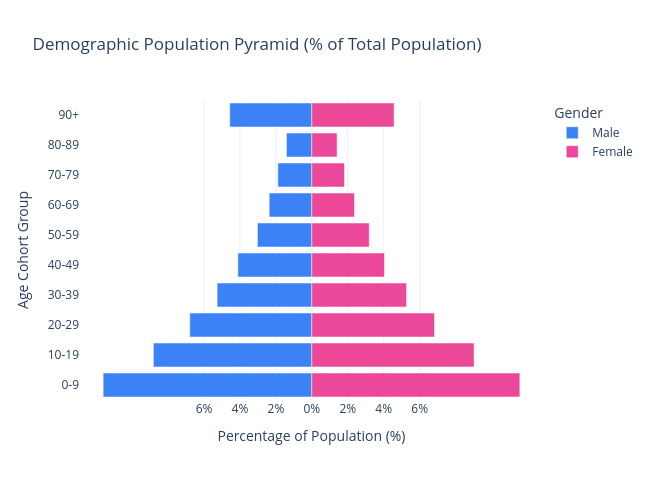

Notebook source saved alongside this figure:
### Markdown cell above
## Mirrored Population Pyramid Plot

Using Plotly, we render the population pyramid by overlaying positive female values (right side) and negative male values (left side) along a shared horizontal axis, applying custom styling and formatting.

### Code cell
# Convert structures to standard lists for JSON serialization compatibility
age_groups = list(df_pct.index)
male_pcts = [float(v) for v in df_pct['Male_Negative']]
female_pcts = [float(v) for v in df_pct['Female']]

fig = go.Figure()

# 1. Male Bar Chart Trace (Left Side)
fig.add_trace(go.Bar(
    y=age_groups,
    x=male_pcts,
    orientation='h',
    name='Male',
    marker_color='#3B82F6',
    hoverinfo='text',
    hovertext=[f"Age {grp}: {abs(val):.2f}% Male" for grp, val in zip(age_groups, male_pcts)]
))

# 2. Female Bar Chart Trace (Right Side)
fig.add_trace(go.Bar(
    y=age_groups,
    x=female_pcts,
    orientation='h',
    name='Female',
    marker_color='#EC4899',
    hoverinfo='text',
    hovertext=[f"Age {grp}: {val:.2f}% Female" for grp, val in zip(age_groups, female_pcts)]
))

# Configure horizontal axis styling
fig.update_layout(
    title='Demographic Population Pyramid (% of Total Population)',
    barmode='relative',
    xaxis=dict(
        title='Percentage of Population (%)',
        tickvals=[-6, -4, -2, 0, 2, 4, 6],
        ticktext=['6%', '4%', '2%', '0%', '2%', '4%', '6%']
    ),
    yaxis=dict(title='Age Cohort Group'),
    template='plotly_white',
    width=650,
    height=480,
    legend_title='Gender'
)

fig.show()

### Figure 1 — Plotly figure (JSON) as saved in the notebook; plotly's stock layout.template omitted (floating-point values rounded to 4 significant figures)
{"data": [{"hoverinfo": "text", "hovertext": ["Age 0-9: 11.61% Male", "Age 10-19: 8.82% Male", "Age 20-29: 6.79% Male", "Age 30-39: 5.27% Male", "Age 40-49: 4.12% Male", "Age 50-59: 3.03% Male", "Age 60-69: 2.37% Male", "Age 70-79: 1.89% Male", "Age 80-89: 1.41% Male", "Age 90+: 4.57% Male"], "marker": {"color": "#3B82F6"}, "name": "Male", "orientation": "h", "x": [-11.61, -8.817, -6.792, -5.271, -4.117, -3.027, -2.373, -1.89, -1.412, -4.568], "y": ["0-9", "10-19", "20-29", "30-39", "40-49", "50-59", "60-69", "70-79", "80-89", "90+"], "type": "bar"}, {"hoverinfo": "text", "hovertext": ["Age 0-9: 11.58% Female", "Age 10-19: 9.03% Female", "Age 20-29: 6.83% Female", "Age 30-39: 5.27% Female", "Age 40-49: 4.04% Female", "Age 50-59: 3.19% Female", "Age 60-69: 2.37% Female", "Age 70-79: 1.82% Female", "Age 80-89: 1.41% Female", "Age 90+: 4.58% Female"], "marker": {"color": "#EC4899"}, "name": "Female", "orientation": "h", "x": [11.58, 9.029, 6.828, 5.271, 4.045, 3.194, 2.374, 1.816, 1.406, 4.58], "y": ["0-9", "10-19", "20-29", "30-39", "40-49", "50-59", "60-69", "70-79", "80-89", "90+"], "type": "bar"}], "layout": {"xaxis": {"title": {"text": "Percentage of Population (%)"}, "tickvals": [-6, -4, -2, 0, 2, 4, 6], "ticktext": ["6%", "4%", "2%", "0%", "2%", "4%", "6%"]}, "title": {"text": "Demographic Population Pyramid (% of Total Population)"}, "barmode": "relative", "yaxis": {"title": {"text": "Age Cohort Group"}}, "width": 650, "height": 480, "legend": {"title": {"text": "Gender"}}}}
